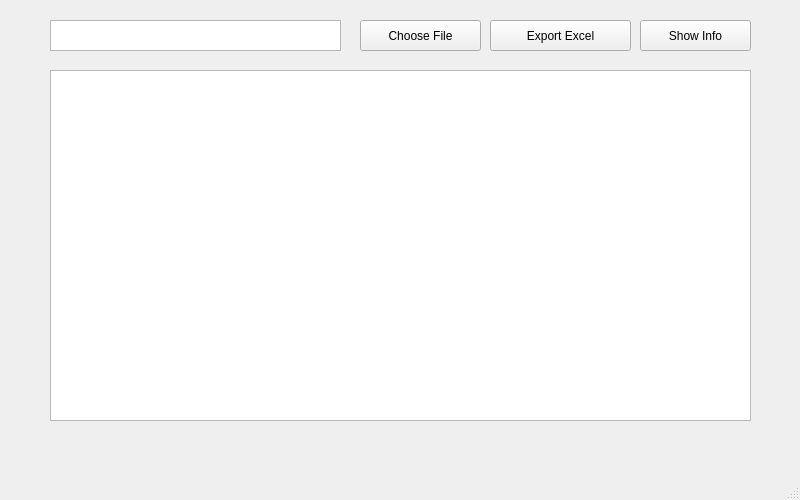
<?xml version="1.0" encoding="UTF-8"?>
<ui version="4.0">
 <class>MainWindow</class>
 <widget class="QMainWindow" name="MainWindow">
  <property name="geometry">
   <rect>
    <x>0</x>
    <y>0</y>
    <width>800</width>
    <height>500</height>
   </rect>
  </property>
  <property name="windowTitle">
   <string>MainWindow</string>
  </property>
  <widget class="QWidget" name="centralwidget">
   <widget class="QPushButton" name="chooseFileButton">
    <property name="geometry">
     <rect>
      <x>360</x>
      <y>20</y>
      <width>121</width>
      <height>31</height>
     </rect>
    </property>
    <property name="text">
     <string>Choose File</string>
    </property>
   </widget>
   <widget class="QPushButton" name="exExcelButton">
    <property name="geometry">
     <rect>
      <x>490</x>
      <y>20</y>
      <width>141</width>
      <height>31</height>
     </rect>
    </property>
    <property name="text">
     <string>Export Excel</string>
    </property>
   </widget>
   <widget class="QTextBrowser" name="filepathTxt">
    <property name="geometry">
     <rect>
      <x>50</x>
      <y>20</y>
      <width>291</width>
      <height>31</height>
     </rect>
    </property>
   </widget>
   <widget class="QTextBrowser" name="displaytxt">
    <property name="geometry">
     <rect>
      <x>50</x>
      <y>70</y>
      <width>701</width>
      <height>351</height>
     </rect>
    </property>
    <property name="autoFillBackground">
     <bool>false</bool>
    </property>
    <property name="html">
     <string>&lt;!DOCTYPE HTML PUBLIC &quot;-//W3C//DTD HTML 4.0//EN&quot; &quot;http://www.w3.org/TR/REC-html40/strict.dtd&quot;&gt;
&lt;html&gt;&lt;head&gt;&lt;meta name=&quot;qrichtext&quot; content=&quot;1&quot; /&gt;&lt;style type=&quot;text/css&quot;&gt;
p, li { white-space: pre-wrap; }
&lt;/style&gt;&lt;/head&gt;&lt;body style=&quot; font-family:'SimSun'; font-size:9pt; font-weight:400; font-style:normal;&quot;&gt;
&lt;p style=&quot;-qt-paragraph-type:empty; margin-top:0px; margin-bottom:0px; margin-left:0px; margin-right:0px; -qt-block-indent:0; text-indent:0px;&quot;&gt;&lt;br /&gt;&lt;/p&gt;&lt;/body&gt;&lt;/html&gt;</string>
    </property>
   </widget>
   <widget class="QPushButton" name="pushButton_3">
    <property name="geometry">
     <rect>
      <x>640</x>
      <y>20</y>
      <width>111</width>
      <height>31</height>
     </rect>
    </property>
    <property name="text">
     <string>Show Info</string>
    </property>
   </widget>
  </widget>
  <widget class="QMenuBar" name="menubar">
   <property name="enabled">
    <bool>false</bool>
   </property>
   <property name="geometry">
    <rect>
     <x>0</x>
     <y>0</y>
     <width>800</width>
     <height>22</height>
    </rect>
   </property>
  </widget>
  <widget class="QStatusBar" name="statusbar"/>
 </widget>
 <resources/>
 <connections/>
</ui>
